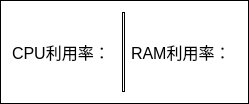
                     <widget class="QFrame" name="frame_18">
                      <property name="styleSheet">
                       <string notr="true">border:1px solid #000000;
background-color: rgb(255, 255, 255);</string>
                      </property>
                      <property name="frameShape">
                       <enum>QFrame::NoFrame</enum>
                      </property>
                      <property name="frameShadow">
                       <enum>QFrame::Raised</enum>
                      </property>
                      <property name="lineWidth">
                       <number>2</number>
                      </property>
                      <layout class="QHBoxLayout" name="horizontalLayout_3">
                       <item>
                        <widget class="QLabel" name="label_CPUUsage">
                         <property name="sizePolicy">
                          <sizepolicy hsizetype="Fixed" vsizetype="Fixed">
                           <horstretch>0</horstretch>
                           <verstretch>0</verstretch>
                          </sizepolicy>
                         </property>
                         <property name="font">
                          <font>
                           <family>Arial</family>
                           <pointsize>12</pointsize>
                           <weight>50</weight>
                           <italic>false</italic>
                           <bold>false</bold>
                          </font>
                         </property>
                         <property name="styleSheet">
                          <string notr="true">border: 0 px;
</string>
                         </property>
                         <property name="text">
                          <string>CPU利用率：</string>
                         </property>
                        </widget>
                       </item>
                       <item>
                        <widget class="QRoundProgressBar" name="widget_cpubar" native="true">
                         <property name="sizePolicy">
                          <sizepolicy hsizetype="Preferred" vsizetype="Preferred">
                           <horstretch>0</horstretch>
                           <verstretch>0</verstretch>
                          </sizepolicy>
                         </property>
                         <property name="maximumSize">
                          <size>
                           <width>16777215</width>
                           <height>120</height>
                          </size>
                         </property>
                         <property name="styleSheet">
                          <string notr="true">border:0px;
color: rgb(255, 255, 255);
background-color: rgb(255, 255, 255);
border-color: rgb(255, 255, 255);</string>
                         </property>
                        </widget>
                       </item>
                       <item>
                        <widget class="Line" name="line_4">
                         <property name="sizePolicy">
                          <sizepolicy hsizetype="Fixed" vsizetype="Fixed">
                           <horstretch>0</horstretch>
                           <verstretch>0</verstretch>
                          </sizepolicy>
                         </property>
                         <property name="minimumSize">
                          <size>
                           <width>0</width>
                           <height>80</height>
                          </size>
                         </property>
                         <property name="maximumSize">
                          <size>
                           <width>16777215</width>
                           <height>80</height>
                          </size>
                         </property>
                         <property name="orientation">
                          <enum>Qt::Vertical</enum>
                         </property>
                        </widget>
                       </item>
                       <item>
                        <widget class="QLabel" name="label_RamUsage">
                         <property name="sizePolicy">
                          <sizepolicy hsizetype="Fixed" vsizetype="Fixed">
                           <horstretch>0</horstretch>
                           <verstretch>0</verstretch>
                          </sizepolicy>
                         </property>
                         <property name="font">
                          <font>
                           <family>Arial</family>
                           <pointsize>12</pointsize>
                           <weight>50</weight>
                           <italic>false</italic>
                           <bold>false</bold>
                          </font>
                         </property>
                         <property name="styleSheet">
                          <string notr="true">border: 0 px;
</string>
                         </property>
                         <property name="text">
                          <string>RAM利用率：</string>
                         </property>
                        </widget>
                       </item>
                       <item>
                        <widget class="QRoundProgressBar" name="widget_rambar" native="true">
                         <property name="sizePolicy">
                          <sizepolicy hsizetype="Preferred" vsizetype="Preferred">
                           <horstretch>0</horstretch>
                           <verstretch>0</verstretch>
                          </sizepolicy>
                         </property>
                         <property name="maximumSize">
                          <size>
                           <width>16777215</width>
                           <height>120</height>
                          </size>
                         </property>
                         <property name="styleSheet">
                          <string notr="true">border:0px;/*
background-color: rgb(255, 0, 0);*/</string>
                         </property>
                        </widget>
                       </item>
                      </layout>
                     </widget>
